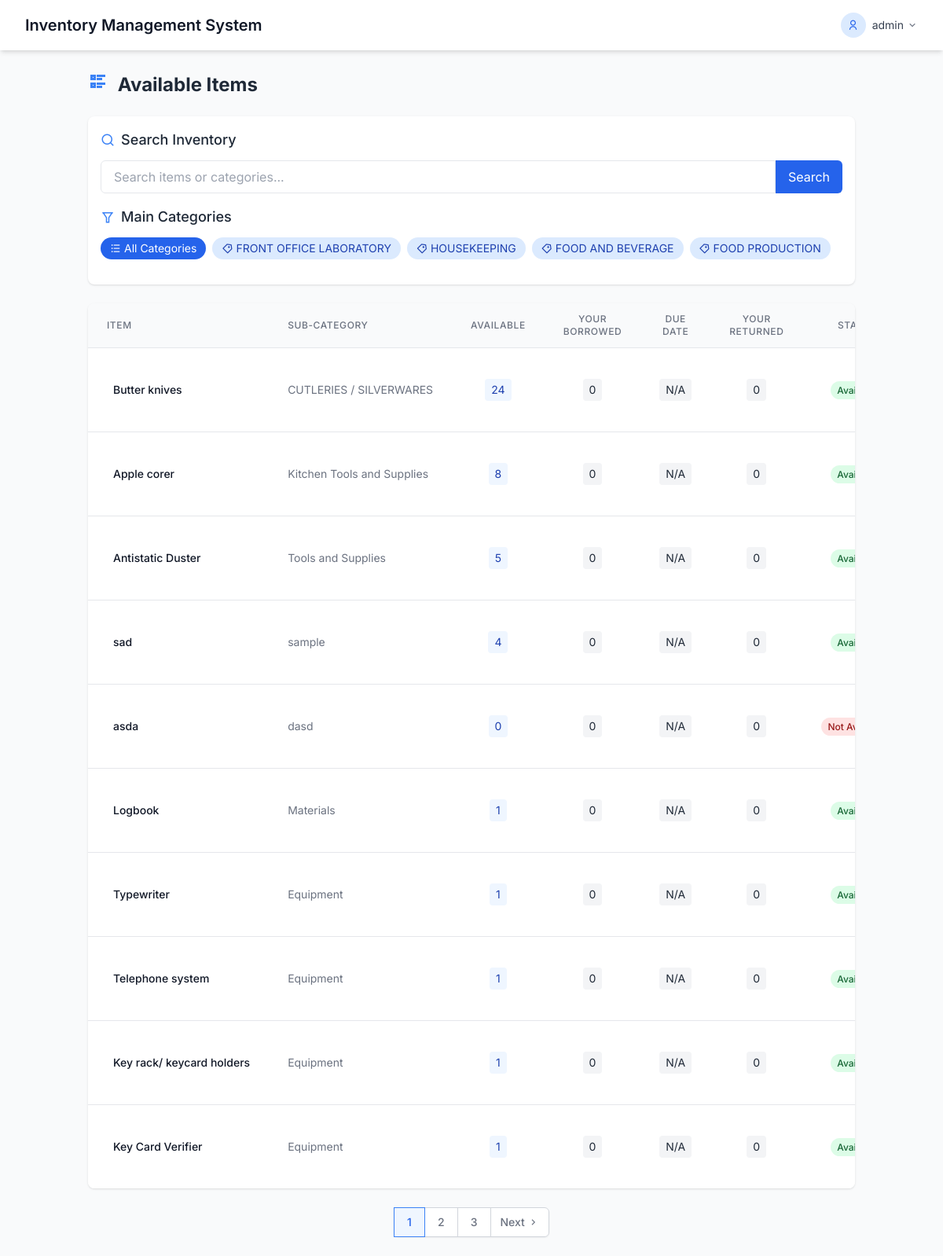
Screenshot of /dashboard/user.php (signed in) with the database file from the repository.
### tables this page shows
CREATE TABLE `items` (
  `id` int(11) NOT NULL,
  `name` varchar(255) DEFAULT NULL,
  `sub_category` varchar(50) NOT NULL,
  `quantity` varchar(255) DEFAULT NULL,
  `available_quantity` varchar(255) DEFAULT NULL,
  `description` text DEFAULT NULL,
  `department` varchar(255) DEFAULT NULL,
  `created_at` timestamp NOT NULL DEFAULT current_timestamp(),
  `borrowed_quantity` int(11) DEFAULT 0,
  `borrowed` int(11) DEFAULT 0,
  `returned` int(11) DEFAULT 0,
  `remarks` text DEFAULT NULL,
  `unit` varchar(255) NOT NULL DEFAULT 'unit',
  `main_category_id` int(11) NOT NULL DEFAULT 1
);

### dashboard/user.php (the view, shortened to what this page needs)
<?php
require_once "../config/database.php";
$search_query = isset($_GET['search']) ? trim($_GET['search']) : '';
$user_id = $_SESSION['user_id'];
$items = [];
$limit = 10;
$page = isset($_GET['page']) ? max(1, (int)$_GET['page']) : 1;
$start = ($page - 1) * $limit;
$category_filter = isset($_GET['category']) ? filter_input(INPUT_GET, 'category', FILTER_SANITIZE_STRING) : '';
$main_categories = ['FRONT OFFICE LABORATORY', 'HOUSEKEEPING', 'FOOD AND BEVERAGE', 'FOOD PRODUCTION'];
try {
    $query = "SELECT i.id, i.name, mc.name as main_category, i.sub_category, i.available_quantity,
                 COALESCE(SUM(CASE WHEN ubi.user_id = :user_id AND ubi.returned_at IS NULL THEN ubi.quantity ELSE 0 END), 0) as user_borrowed,
                 COALESCE(SUM(CASE WHEN ubi.user_id = :user_id AND ubi.returned_at IS NOT NULL THEN ubi.quantity ELSE 0 END), 0) as user_returned,
                 MAX(CASE WHEN ubi.user_id = :user_id AND ubi.returned_at IS NULL THEN ubi.due_date END) as nearest_due_date
          FROM items i
          LEFT JOIN user_borrowed_items ubi ON i.id = ubi.item_id
          JOIN main_categories mc ON i.main_category_id = mc.id
          WHERE (:main_category_filter = '' OR mc.name = :main_category_filter)
          AND (:sub_category_filter = '' OR i.sub_category = :sub_category_filter)
          AND (:search_query = ''
               OR i.name LIKE CONCAT('%', :search_query, '%')
               OR mc.name LIKE CONCAT('%', :search_query, '%')
               OR i.sub_category LIKE CONCAT('%', :search_query, '%'))
          GROUP BY i.id
          ORDER BY i.id DESC
          LIMIT :start, :limit";
$stmt = $conn->prepare($query);
$stmt->bindValue(':user_id', $user_id, PDO::PARAM_INT);
$stmt->bindValue(':main_category_filter', $_GET['main_category'] ?? '', PDO::PARAM_STR);
$stmt->bindValue(':sub_category_filter', $_GET['category'] ?? '', PDO::PARAM_STR);
$stmt->bindValue(':search_query', $search_query, PDO::PARAM_STR);
$stmt->bindValue(':start', $start, PDO::PARAM_INT);
$stmt->bindValue(':limit', $limit, PDO::PARAM_INT);
$stmt->execute();
    $items = $stmt->fetchAll(PDO::FETCH_ASSOC);
    $countStmt = $conn->prepare("
    SELECT COUNT(*)
    FROM items i
    JOIN main_categories mc ON i.main_category_id = mc.id
    WHERE (:main_category_filter = '' OR mc.name = :main_category_filter)
    AND (:sub_category_filter = '' OR i.sub_category = :sub_category_filter)
    AND (:search_query = ''
         OR i.name LIKE CONCAT('%', :search_query, '%')
         OR mc.name LIKE CONCAT('%', :search_query, '%')
         OR i.sub_category LIKE CONCAT('%', :search_query, '%'))
");
$countStmt->bindValue(':main_category_filter', $_GET['main_category'] ?? '', PDO::PARAM_STR);
$countStmt->bindValue(':sub_category_filter', $_GET['category'] ?? '', PDO::PARAM_STR);
$countStmt->bindValue(':search_query', $search_query, PDO::PARAM_STR);
$countStmt->execute();
    $total = $countStmt->fetchColumn();
    $pages = max(1, ceil($total / $limit));
} catch (PDOException $e) {
    $_SESSION['error'] = "Database Error: " . $e->getMessage();
    error_log("Database Error: " . $e->getMessage());
}
?>
<!DOCTYPE html>
<html lang="en">
<head>
    <script src="https://cdn.tailwindcss.com"></script>
    <link href="https://cdn.jsdelivr.net/npm/remixicon@2.5.0/fonts/remixicon.css" rel="stylesheet">
</head>
<body class="bg-gray-50 min-h-screen">
    <nav class="bg-white shadow-md">
        <div class="max-w-7xl mx-auto px-4 sm:px-6 lg:px-8">
            <div class="flex justify-between h-16">
                <div class="flex items-center">
                    <div class="flex-shrink-0 flex items-center">
                        <span class="text-xl font-semibold text-gray-900">Inventory Management System</span>
                    </div>
                </div>
                <div class="hidden sm:ml-6 sm:flex sm:items-center">
                    <div class="ml-3 relative">
                        <div>
                            <button id="dropdownButton" class="flex items-center text-sm rounded-full focus:outline-none focus:ring-2 focus:ring-offset-2 focus:ring-blue-500">
                                <div class="h-8 w-8 rounded-full bg-blue-100 flex items-center justify-center text-blue-600">
                                    <i class="ri-user-line"></i>
                                </div>
                                <span class="ml-2 text-gray-700">
                                    <?php
                                    echo isset($_SESSION['first_name']) ? htmlspecialchars($_SESSION['first_name']) : 'User';
                                    ?>
                                </span>
                                <i class="ri-arrow-down-s-line ml-1 text-gray-500"></i>
                            </button>
                        </div>
                    </div>
                </div>
            </div>
        </div>
    </nav>
    <div class="container mx-auto p-6">
        <div class="flex flex-col md:flex-row justify-between items-start md:items-center mb-6">
            <h2 class="text-2xl font-bold text-gray-800 mb-4 md:mb-0">
                <i class="ri-list-check-2 mr-2 text-blue-500"></i> Available Items
            </h2>
        </div>
<div class="mb-6 bg-white p-4 rounded-lg shadow">
    <div class="mb-4">
        <h3 class="text-lg font-medium text-gray-800 mb-3 flex items-center">
            <i class="ri-search-line mr-2 text-blue-500"></i> Search Inventory
        </h3>
        <form method="GET" action="" class="flex">
            <input type="text"
                   name="search"
                   value="<?= htmlspecialchars($search_query) ?>"
                   placeholder="Search items or categories..."
                   class="flex-1 border rounded-l-md px-4 py-2 focus:outline-none focus:ring-2 focus:ring-blue-500">
            <button type="submit"
                    class="bg-blue-600 text-white px-4 py-2 rounded-r-md hover:bg-blue-700 transition-colors">
                Search
            </button>
        </form>
    </div>
    <div class="mb-4">
        <h3 class="text-lg font-medium text-gray-800 mb-3 flex items-center">
            <i class="ri-filter-line mr-2 text-blue-500"></i> Main Categories
        </h3>
        <div class="flex flex-wrap gap-2">
            <a href="?search=<?= urlencode($search_query) ?>"
               class="px-3 py-1 <?= empty($_GET['main_category']) ? 'bg-blue-600 text-white' : 'bg-blue-100 text-blue-800' ?> rounded-full text-sm hover:bg-blue-200 transition-colors flex items-center action-btn">
                <i class="ri-list-unordered mr-1"></i> All Categories
            </a>
            <?php foreach ($main_categories as $main_category): ?>
                <a href="?search=<?= urlencode($search_query) ?>&main_category=<?= urlencode($main_category) ?>"
                   class="px-3 py-1 <?= (isset($_GET['main_category']) && $_GET['main_category'] === $main_category) ? 'bg-blue-600 text-white' : 'bg-blue-100 text-blue-800' ?> rounded-full text-sm hover:bg-blue-200 transition-colors flex items-center action-btn">
                    <i class="ri-price-tag-3-line mr-1"></i> <?= htmlspecialchars($main_category) ?>
                </a>
            <?php endforeach; ?>
        </div>
    </div>
</div>
        <div class="bg-white rounded-lg shadow overflow-hidden">
            <div class="overflow-x-auto">
                <table class="min-w-full divide-y divide-gray-200">
                <thead class="bg-gray-50">
                    <tr>
                        <th scope="col" class="px-6 py-3 text-left text-xs font-medium text-gray-500 uppercase tracking-wider">Item</th>
                        <th scope="col" class="px-6 py-3 text-left text-xs font-medium text-gray-500 uppercase tracking-wider">Sub-Category</th>
                        <th scope="col" class="px-6 py-3 text-center text-xs font-medium text-gray-500 uppercase tracking-wider">Available</th>
                        <th scope="col" class="px-6 py-3 text-center text-xs font-medium text-gray-500 uppercase tracking-wider">Your Borrowed</th>
                        <th scope="col" class="px-6 py-3 text-center text-xs font-medium text-gray-500 uppercase tracking-wider">Due Date</th>
                        <th scope="col" class="px-6 py-3 text-center text-xs font-medium text-gray-500 uppercase tracking-wider">Your Returned</th>
                        <th scope="col" class="px-6 py-3 text-center text-xs font-medium text-gray-500 uppercase tracking-wider">Status</th>
                    </tr>
                </thead>
                <tbody class="bg-white divide-y divide-gray-200">
                    <?php if (count($items) > 0): ?>
                        <?php foreach ($items as $item): ?>
                            <tr class="table-row hover:bg-gray-50">
                                <td class="px-6 py-4 whitespace-nowrap">
                                    <div class="flex items-center">
                                        <div class="text-sm font-medium text-gray-900"><?= htmlspecialchars($item['name']) ?></div>
                                    </div>
                                </td>
                                <td class="px-6 py-4 whitespace-nowrap">
                                    <div class="text-sm text-gray-500"><?= htmlspecialchars($item['sub_category']) ?></div>
                                </td>
                                <td class="px-6 py-4 whitespace-nowrap text-center text-sm text-gray-500">
                                    <span class="inline-block px-2 py-1 rounded bg-blue-50 text-blue-800">
                                        <?= htmlspecialchars($item['available_quantity']) ?>
                                    </span>
                                </td>
                                <td class="px-6 py-4 whitespace-nowrap text-center text-sm text-gray-500">
                                    <span class="inline-block px-2 py-1 rounded <?= $item['user_borrowed'] > 0 ? 'bg-yellow-50 text-yellow-800' : 'bg-gray-100 text-gray-800' ?>">
                                        <?= htmlspecialchars($item['user_borrowed']) ?>
                                    </span>
                                </td>
                                <td class="px-6 py-4 whitespace-nowrap text-center text-sm text-gray-500">
                                    <?php if ($item['user_borrowed'] > 0 && !empty($item['nearest_due_date'])): ?>
                                        <?php
                                        $due_date = new DateTime($item['nearest_due_date']);
                                        $now = new DateTime();
                                        $is_overdue = $due_date < $now;
                                        ?>
                                        <span class="inline-block px-2 py-1 rounded <?= $is_overdue ? 'bg-red-100 text-red-800' : 'bg-yellow-50 text-yellow-800' ?>">
                                            <?= $due_date->format('M j, Y') ?>
                                            <?php if ($is_overdue): ?>
                                                <i class="ri-alarm-warning-fill ml-1" title="Overdue"></i>
                                            <?php endif; ?>
                                        </span>
                                    <?php else: ?>
                                        <span class="inline-block px-2 py-1 rounded bg-gray-100 text-gray-800">
                                            N/A
                                        </span>
                                    <?php endif; ?>
                                </td>
                                <td class="px-6 py-4 whitespace-nowrap text-center text-sm text-gray-500">
                                    <span class="inline-block px-2 py-1 rounded <?= $item['user_returned'] > 0 ? 'bg-green-50 text-green-800' : 'bg-gray-100 text-gray-800' ?>">
                                        <?= htmlspecialchars($item['user_returned']) ?>
                                    </span>
                                </td>
                                <td class="px-6 py-4 whitespace-nowrap text-center text-sm text-gray-500">
                                    <?php if ($item['available_quantity'] > 0): ?>
                                        <span class="px-2 py-1 rounded-full bg-green-100 text-green-800 text-xs font-medium">
                                            Available
                                        </span>
                                    <?php else: ?>
                                        <span class="px-2 py-1 rounded-full bg-red-100 text-red-800 text-xs font-medium">
                                            Not Available
                                        </span>
                                    <?php endif; ?>
                                </td>
                            </tr>
                        <?php endforeach; ?>
                    <?php endif; ?>
                </tbody>
                </table>
            </div>
        </div>
        <?php if ($pages > 1): ?>
            <div class="mt-6 flex justify-center">
                <nav class="inline-flex rounded-md shadow-sm -space-x-px">
                    <?php for ($i = 1; $i <= $pages; $i++): ?>
                        <a href="?page=<?= $i ?><?= $category_filter ? '&category='.urlencode($category_filter) : '' ?>"
                           class="<?= $i == $page ? 'z-10 bg-blue-50 border-blue-500 text-blue-600' : 'bg-white border-gray-300 text-gray-500 hover:bg-gray-50' ?> px-4 py-2 border text-sm font-medium pagination-link action-btn">
                            <?= $i ?>
                        </a>
                    <?php endfor; ?>
                    <?php if ($page < $pages): ?>
                        <a href="?page=<?= $page+1 ?><?= $category_filter ? '&category='.urlencode($category_filter) : '' ?>"
                           class="px-3 py-2 rounded-r-md border border-gray-300 bg-white text-sm font-medium text-gray-500 hover:bg-gray-50 flex items-center action-btn">
                            Next <i class="ri-arrow-right-s-line ml-1"></i>
                        </a>
                    <?php endif; ?>
                </nav>
            </div>
        <?php endif; ?>
    </div>
</body>
</html>

### dashboard/user.php (style rules this page uses)
body { font-family: 'Inter', sans-serif; }
.pagination-link { min-width: 2.5rem; }
.action-btn { transition: all 0.2s ease; }

### rows the page displays
items: name "Butter knives", sub_category "CUTLERIES / SILVERWARES", available_quantity "24", user_borrowed "0", user_returned "0", shows "Available"
items: name "Apple corer", sub_category "Kitchen Tools and Supplies", available_quantity "8", user_borrowed "0", user_returned "0", shows "Available"
items: name "Antistatic Duster", sub_category "Tools and Supplies", available_quantity "5", user_borrowed "0", user_returned "0", shows "Available"
items: name "sad", sub_category "sample", available_quantity "4", user_borrowed "0", user_returned "0", shows "Available"
items: name "asda", sub_category "dasd", available_quantity "0", user_borrowed "0", user_returned "0", shows "Not…"
items: name "Logbook", sub_category "Materials", available_quantity "1", user_borrowed "0", user_returned "0", shows "Available"
items: name "Typewriter", sub_category "Equipment", available_quantity "1", user_borrowed "0", user_returned "0", shows "Available"
items: name "Telephone system", sub_category "Equipment", available_quantity "1", user_borrowed "0", user_returned "0", shows "Available"
items: name "Key rack/ keycard holders", sub_category "Equipment", available_quantity "1", user_borrowed "0", user_returned "0", shows "Available"
items: name "Key Card Verifier", sub_category "Equipment", available_quantity "1", user_borrowed "0", user_returned "0", shows "Available"

### other values shown
$_SESSION['first_name'] "admin"
$main_category "FRONT OFFICE LABORATORY"
$main_category "HOUSEKEEPING"
$main_category "FOOD AND BEVERAGE"
$main_category "FOOD PRODUCTION"
